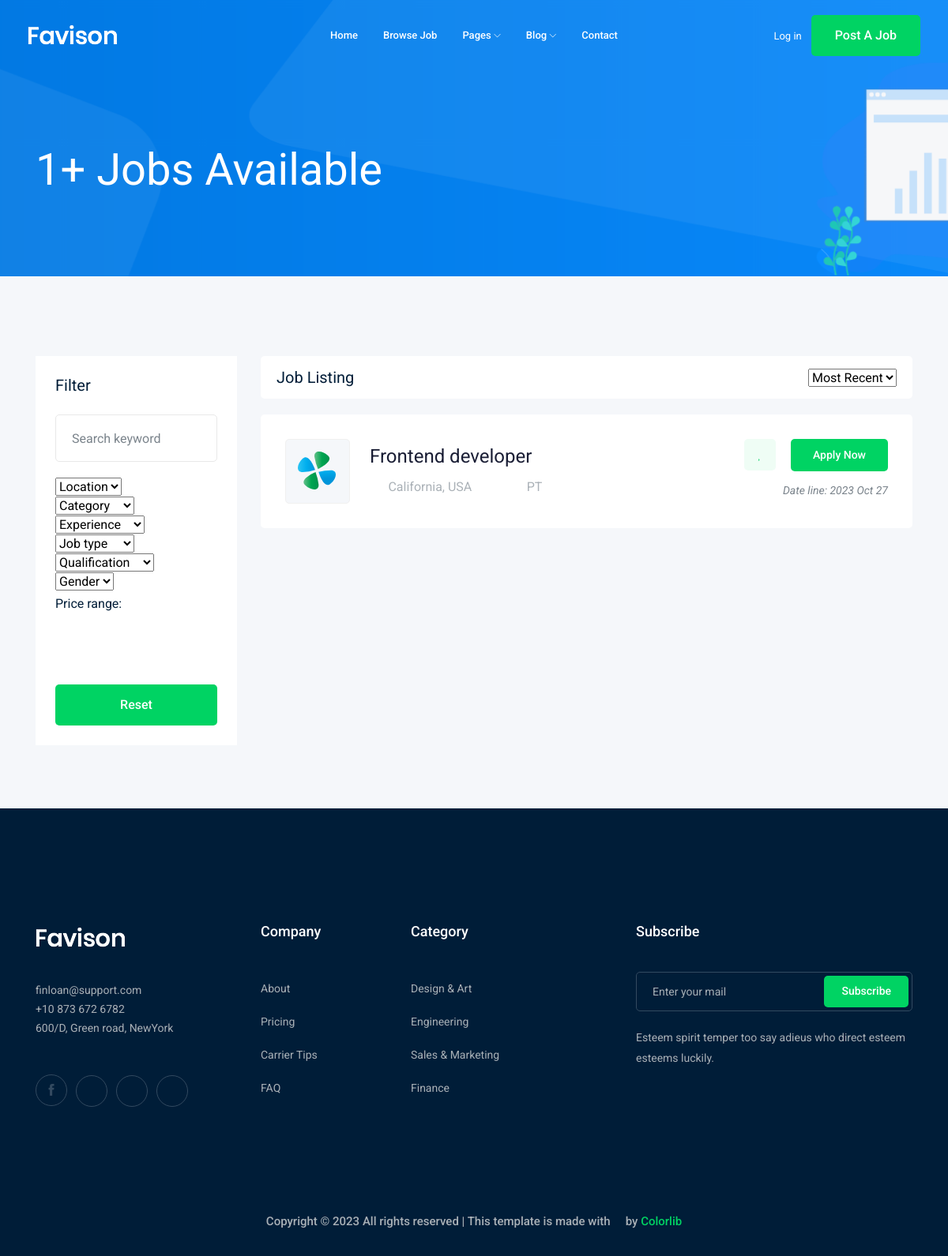
The page /jobs/ on the database as committed earlier.
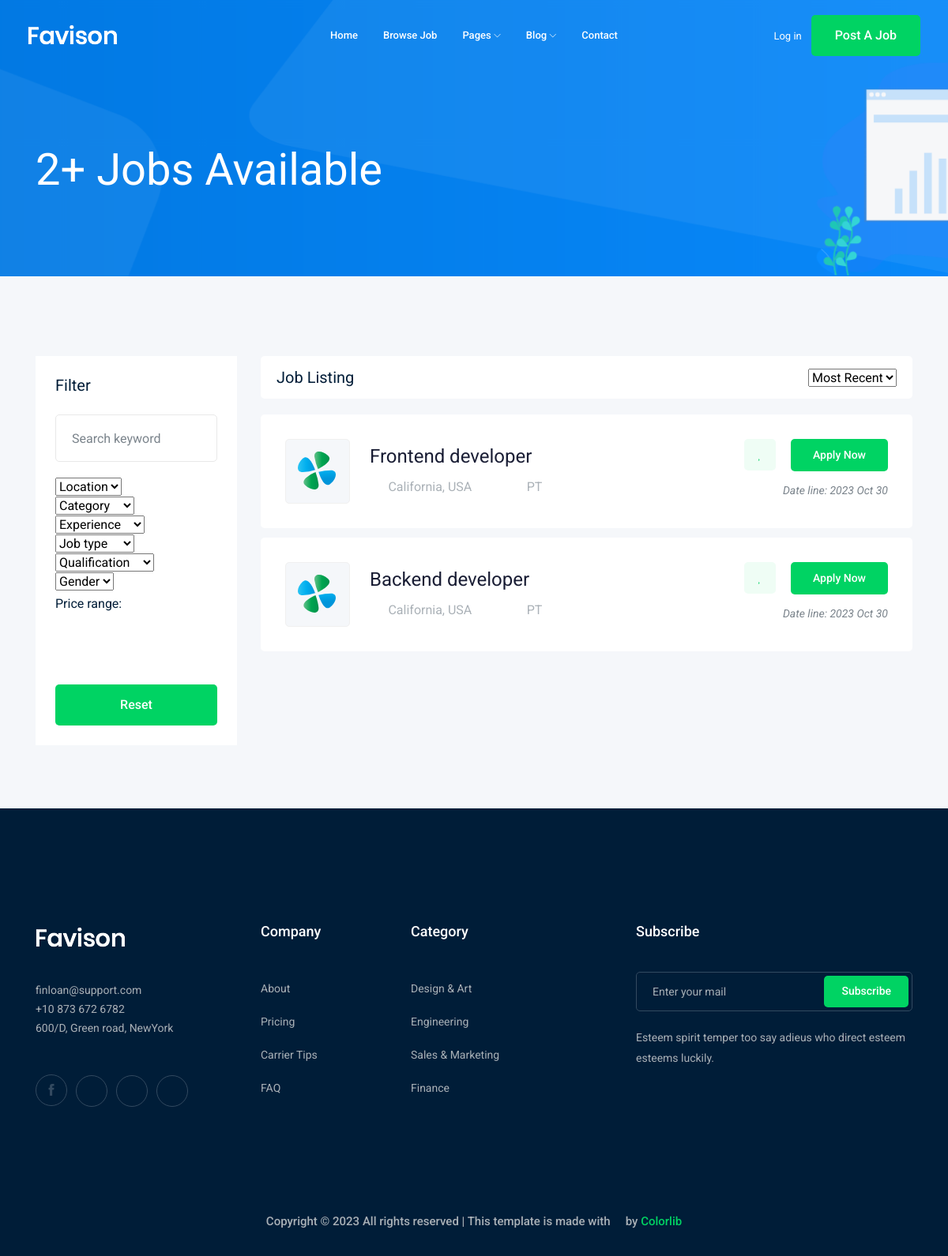
The same page on the database as committed later.
### job/models.py (models this page shows, shortened)
class Job(models.Model):
    class JobType(models.TextChoices):
        FULL_TIME = 'FT','Full time'
        PARTY_TIME = 'PT', 'Party time'
    title = models.CharField(max_length=200)
    job_type = models.CharField(max_length=2,choices=JobType.choices, default=JobType.PARTY_TIME)
    description = models.TextField()
    publish = models.DateTimeField(default=timezone.now)
    created = models.DateTimeField(auto_now_add=True)
    updated = models.DateTimeField(auto_now=True)
    vacancy = models.IntegerField(default=1)
    salary = models.IntegerField(default=0)
    experience = models.IntegerField(default=1)
    category = models.ForeignKey('Category', on_delete=models.CASCADE)
    pic = models.ImageField(upload_to=file_upload, blank=True)
    slug = models.SlugField(null=True,blank=True)

### job/views.py (the view)
# urls.py: path('', views.job_list,name='job_list'),
def job_list(request):
    all_jobs = Job.objects.all()
    paginator = Paginator(all_jobs, 2)
    page_number = request.GET.get('page')
    page_obj = paginator.get_page(page_number)
    context = {'jobs': page_obj}
    return render(request, 'job/job/list.html',context)

### templates/job/job/list.html (shortened to what this page needs)
{% extends "job/base.html" %} {% block content %}
<div class="bradcam_area bradcam_bg_1">
  <div class="container">
    <div class="row">
      <div class="col-xl-12">
        <div class="bradcam_text">
          <h3>{{jobs|length}}+ Jobs Available</h3>
        </div>
      </div>
    </div>
  </div>
</div>
<div class="job_listing_area plus_padding">
  <div class="container">
    <div class="row">
      <div class="col-lg-3">
        <div class="job_filter white-bg">
          <div class="form_inner white-bg">
            <h3>Filter</h3>
            <form action="#">
              <div class="row">
                <div class="col-lg-12">
                  <div class="single_field">
                    <input type="text" placeholder="Search keyword" />
                  </div>
                </div>
                <div class="col-lg-12">
                  <div class="single_field">
                    <select class="wide">
                      <option data-display="Location">Location</option>
                    </select>
                  </div>
                </div>
                <div class="col-lg-12">
                  <div class="single_field">
                    <select class="wide">
                      <option data-display="Category">Category</option>
                    </select>
                  </div>
                </div>
                <div class="col-lg-12">
                  <div class="single_field">
                    <select class="wide">
                      <option data-display="Experience">Experience</option>
                    </select>
                  </div>
                </div>
                <div class="col-lg-12">
                  <div class="single_field">
                    <select class="wide">
                      <option data-display="Job type">Job type</option>
                    </select>
                  </div>
                </div>
                <div class="col-lg-12">
                  <div class="single_field">
                    <select class="wide">
                      <option data-display="Qualification">
                        Qualification
                      </option>
                    </select>
                  </div>
                </div>
                <div class="col-lg-12">
                  <div class="single_field">
                    <select class="wide">
                      <option data-display="Gender">Gender</option>
                    </select>
                  </div>
                </div>
              </div>
            </form>
          </div>
          <div class="range_wrap">
            <label for="amount">Price range:</label>
            <p>
              <input
                type="text"
                id="amount"
                readonly
                style="
                  border: 0;
                  color: #7a838b;
                  font-size: 14px;
                  font-weight: 400;
                "
              />
            </p>
          </div>
          <div class="reset_btn">
            <button class="boxed-btn3 w-100" type="submit">Reset</button>
          </div>
        </div>
      </div>
      <div class="col-lg-9">
        <div class="recent_joblist_wrap">
          <div class="recent_joblist white-bg">
            <div class="row align-items-center">
              <div class="col-md-6">
                <h4>Job Listing</h4>
              </div>
              <div class="col-md-6">
                <div class="serch_cat d-flex justify-content-end">
                  <select>
                    <option data-display="Most Recent">Most Recent</option>
                  </select>
                </div>
              </div>
            </div>
          </div>
        </div>
        <div class="job_lists m-0">
          <div class="row">
            {% for job in jobs %}
            <div class="col-lg-12 col-md-12">
              <div class="single_jobs white-bg d-flex justify-content-between">
                <div class="jobs_left d-flex align-items-center">
                  <div class="thumb">
                    <img src="img/svg_icon/1.svg" alt="" />
                  </div>
                  <div class="jobs_conetent">
                    <a href="{% url 'job:job_detail' job.id%}"
                      ><h4>{{job.title}}</h4></a
                    >
                    <div class="links_locat d-flex align-items-center">
                      <div class="location">
                        <p><i class="fa fa-map-marker"></i> California, USA</p>
                      </div>
                      <div class="location">
                        <p><i class="fa fa-clock-o"></i>{{job.job_type}}</p>
                      </div>
                    </div>
                  </div>
                </div>
                <div class="jobs_right">
                  <div class="apply_now">
                    <a class="heart_mark" href="#">
                      <i class="fa fa-heart"></i>
                    </a>
                    <a href="job_details.html" class="boxed-btn3">Apply Now</a>
                  </div>
                  <div class="date">
                    <p>Date line: {{job.publish|date:'Y M d'}}</p>
                  </div>
                </div>
              </div>
            </div>
            {% endfor %}
          </div>
        </div>
      </div>
    </div>
  </div>
</div>
{% endblock content %}

### templates/job/base.html (shortened to what this page needs)
{% load static %}
<!DOCTYPE html>
<html class="no-js" lang="zxx">
  <head>
    <link rel="stylesheet" href="{% static 'css/bootstrap.min.css' %}" />
    <link rel="stylesheet" href="{% static 'css/owl.carousel.min.css' %}" />
    <link rel="stylesheet" href="{% static 'css/magnific-popup.css' %}" />
    <link rel="stylesheet" href="{% static 'css/font-awesome.min.css' %}" />
    <link rel="stylesheet" href="{% static 'css/themify-icons.css' %}" />
    <link rel="stylesheet" href="{% static 'css/nice-select.css' %}" />
    <link rel="stylesheet" href="{% static 'css/flaticon.css' %}" />
    <link rel="stylesheet" href="{% static 'css/jquery-ui.css' %}" />
    <link rel="stylesheet" href="{% static 'css/gijgo.css' %}" />
    <link rel="stylesheet" href="{% static 'css/animate.min.css' %}" />
    <link rel="stylesheet" href="{% static 'css/slicknav.css' %}" />
    <link rel="stylesheet" href="{% static 'css/style.css' %}" />
  </head>
  <body>
    <header>
      <div class="header-area">
        <div id="sticky-header" class="main-header-area">
          <div class="container-fluid">
            <div class="header_bottom_border">
              <div class="row align-items-center">
                <div class="col-xl-3 col-lg-2">
                  <div class="logo">
                    <a href="index.html">
                      <img src="img/logo.png" alt="" />
                    </a>
                  </div>
                </div>
                <div class="col-xl-6 col-lg-7">
                  <div class="main-menu d-none d-lg-block">
                    <nav>
                      <ul id="navigation">
                        <li><a href="index.html">home</a></li>
                        <li><a href="jobs.html">Browse Job</a></li>
                        <li>
                          <a href="#">pages <i class="ti-angle-down"></i></a>
                        </li>
                        <li>
                          <a href="#">blog <i class="ti-angle-down"></i></a>
                        </li>
                        <li><a href="contact.html">Contact</a></li>
                      </ul>
                    </nav>
                  </div>
                </div>
                <div class="col-xl-3 col-lg-3 d-none d-lg-block">
                  <div class="Appointment">
                    <div class="phone_num d-none d-xl-block">
                      <a href="#">Log in</a>
                    </div>
                    <div class="d-none d-lg-block">
                      <a class="boxed-btn3" href="#">Post a Job</a>
                    </div>
                  </div>
                </div>
                <div class="col-12">
                </div>
              </div>
            </div>
          </div>
        </div>
      </div>
    </header>
    {% block content %} {% endblock content %}
    <footer class="footer">
      <div class="footer_top">
        <div class="container">
          <div class="row">
            <div class="col-xl-3 col-md-6 col-lg-3">
              <div
                class="footer_widget wow fadeInUp"
                data-wow-duration="1s"
                data-wow-delay=".3s"
              >
                <div class="footer_logo">
                  <a href="#">
                    <img src="img/logo.png" alt="" />
                  </a>
                </div>
                <p>
                  finloan@support.com <br />
                  +10 873 672 6782 <br />
                  600/D, Green road, NewYork
                </p>
                <div class="socail_links">
                  <ul>
                    <li>
                      <a href="#">
                        <i class="ti-facebook"></i>
                      </a>
                    </li>
                    <li>
                      <a href="#">
                        <i class="fa fa-google-plus"></i>
                      </a>
                    </li>
                    <li>
                      <a href="#">
                        <i class="fa fa-twitter"></i>
                      </a>
                    </li>
                    <li>
                      <a href="#">
                        <i class="fa fa-instagram"></i>
                      </a>
                    </li>
                  </ul>
                </div>
              </div>
            </div>
            <div class="col-xl-2 col-md-6 col-lg-2">
              <div
                class="footer_widget wow fadeInUp"
                data-wow-duration="1.1s"
                data-wow-delay=".4s"
              >
                <h3 class="footer_title">Company</h3>
                <ul>
                  <li><a href="#">About </a></li>
                  <li><a href="#"> Pricing</a></li>
                  <li><a href="#">Carrier Tips</a></li>
                  <li><a href="#">FAQ</a></li>
                </ul>
              </div>
            </div>
            <div class="col-xl-3 col-md-6 col-lg-3">
              <div
                class="footer_widget wow fadeInUp"
                data-wow-duration="1.2s"
                data-wow-delay=".5s"
              >
                <h3 class="footer_title">Category</h3>
                <ul>
                  <li><a href="#">Design & Art</a></li>
                  <li><a href="#">Engineering</a></li>
                  <li><a href="#">Sales & Marketing</a></li>
                  <li><a href="#">Finance</a></li>
                </ul>
              </div>
            </div>
            <div class="col-xl-4 col-md-6 col-lg-4">
              <div
                class="footer_widget wow fadeInUp"
                data-wow-duration="1.3s"
                data-wow-delay=".6s"
              >
                <h3 class="footer_title">Subscribe</h3>
                <form action="#" class="newsletter_form">
                  <input type="text" placeholder="Enter your mail" />
                  <button type="submit">Subscribe</button>
                </form>
                <p class="newsletter_text">
                  Esteem spirit temper too say adieus who direct esteem esteems
                  luckily.
                </p>
              </div>
            </div>
          </div>
        </div>
      </div>
      <div
        class="copy-right_text wow fadeInUp"
        data-wow-duration="1.4s"
        data-wow-delay=".3s"
      >
        <div class="container">
          <div class="row">
            <div class="col-xl-12">
              <p class="copy_right text-center">
                Copyright &copy;
                All rights reserved | This template is made with
                <i class="fa fa-heart-o" aria-hidden="true"></i> by
                <a href="https://colorlib.com" target="_blank">Colorlib</a>
              </p>
            </div>
          </div>
        </div>
      </div>
    </footer>
  </body>
</html>

Rows that differ between the two databases and show on the page:
changed Job "Frontend developer": publish "2023 Oct 27" → "2023 Oct 30"
added Job: title "Backend developer", job_type "PT", publish "2023 Oct 30"
Other text that changed with them:
{{ jobs|length }}: "1" → "2"
